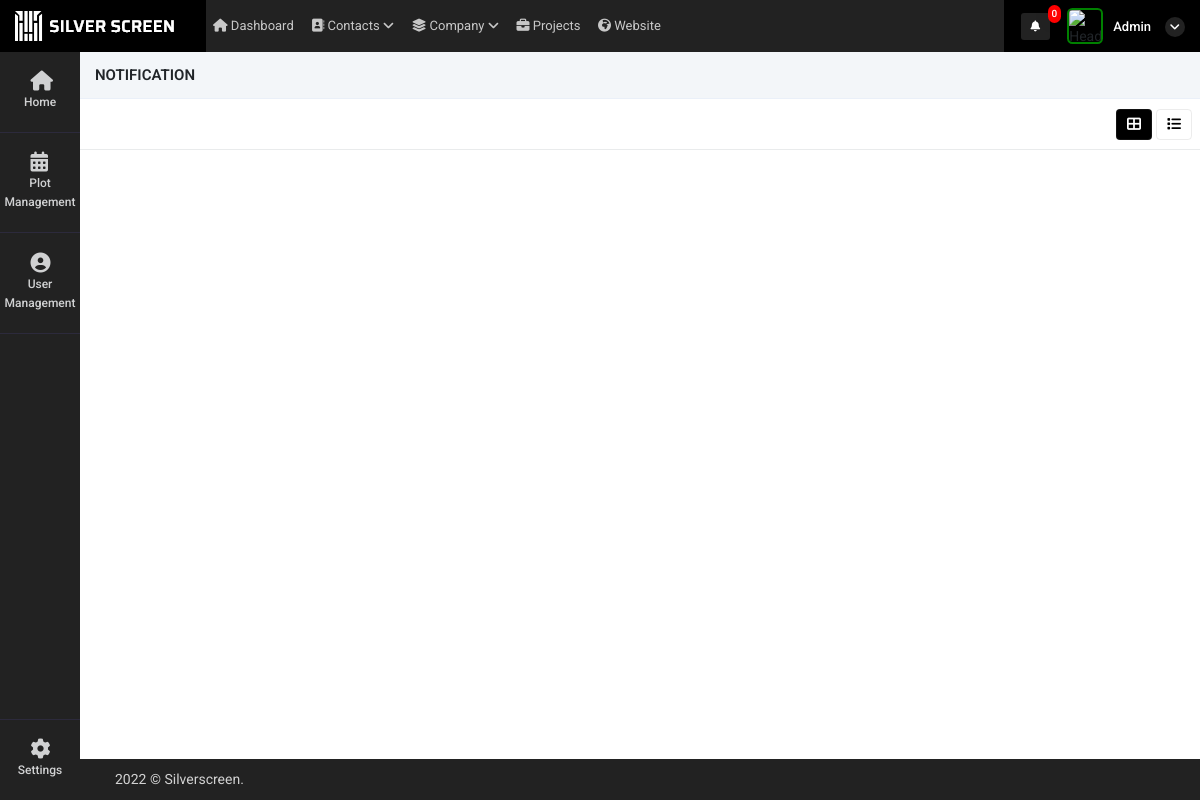
Before: /view_all_activity (signed in) with the older database file.
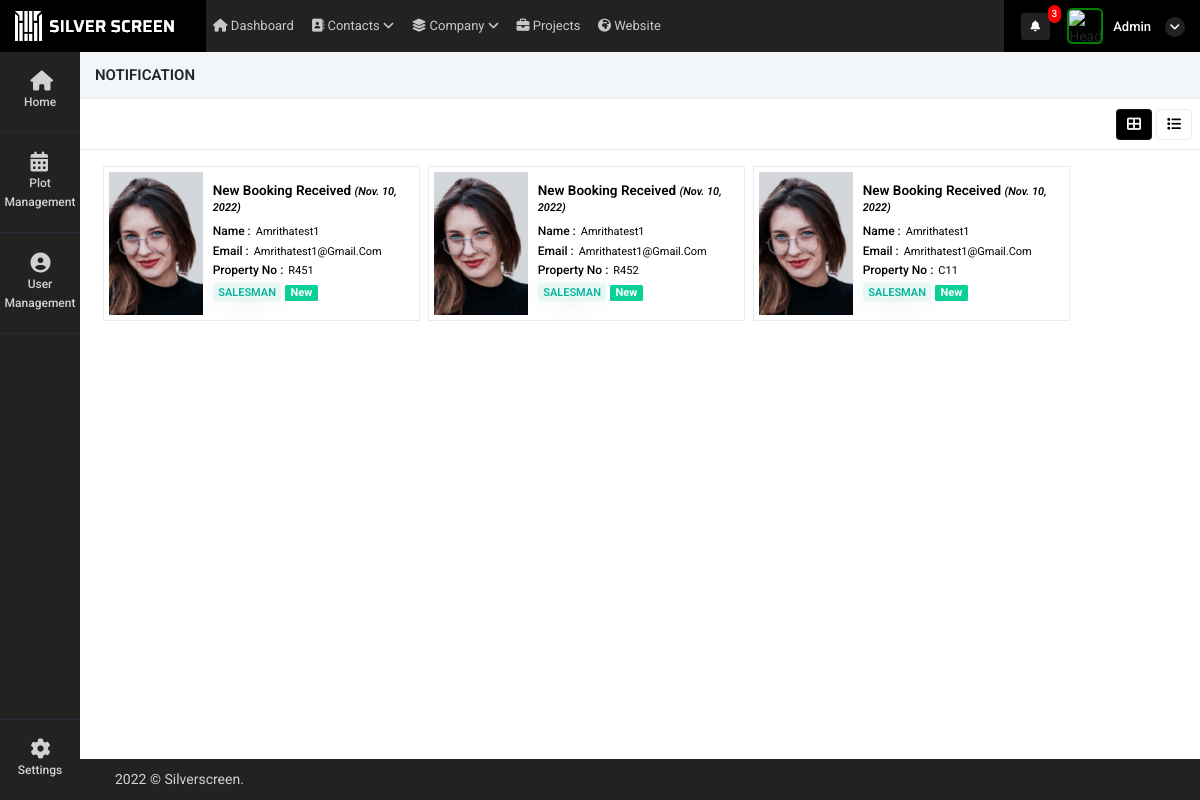
After: the same page with the newer database file.
### super_admin/models.py (models this page shows, shortened)
class common(models.Model):  # COMM0N
    dt = models.DateField(auto_now=True)
    tm = models.TimeField(auto_now=True)
    updated = models.DateTimeField(default=timezone.now)
    status = models.CharField(max_length=255, null=True)
    class Meta:
        abstract = True

class user_request_plot(common):
    customer_id = models.ForeignKey(Customer_details,on_delete=models.CASCADE,related_name="user_request_plot_customer_id", null=True)
    auth_user = models.ForeignKey(User,on_delete=models.CASCADE,related_name="user_request_plot_login_id", null=True)
    user_id = models.ForeignKey(user_Details,on_delete=models.CASCADE,related_name="user_request_plot_user_login_id", null=True)
    property_mapping_id = models.ForeignKey(intractive_map,on_delete=models.CASCADE,related_name="user_request_plot_user_login_id", null=True)
    name = models.CharField(max_length=255,null=True)
    booking_id = models.CharField(max_length=255,null=True)
    phone = models.CharField(max_length=255,null=True)
    bank = models.CharField(max_length=255,null=True)
    manager_id = models.ForeignKey(user_Details,on_delete=models.CASCADE,related_name="user_request_plot_manager_id", null=True)
    read_status = models.IntegerField(default=0)
    booking_status = models.IntegerField(null=True)
    reset_to_availale = models.IntegerField(null=True)
    available_status = models.IntegerField(default=1)

class user_Details(common):
    auth_user = models.ForeignKey(User,on_delete=models.CASCADE,related_name="auth_user_login_id", null=True)
    name = models.CharField(max_length=255,null=True)
    phone = models.CharField(max_length=255,null=True)
    email = models.EmailField(null=True)
    mobile = models.CharField(max_length=255,null=True)
    emp_id = models.CharField(max_length=255,null=True)
    address1 = models.CharField(max_length=255,null=True)
    address2 = models.CharField(max_length=255,null=True)
    city = models.CharField(max_length=255,null=True)
    state = models.CharField(max_length=255,null=True)
    country = models.CharField(max_length=255,null=True)
    zip = models.CharField(max_length=255,null=True)
    password_geration_type = models.CharField(max_length=255,choices=password_generate_option,null=True)
    user_type = models.CharField(max_length=255,choices=login_user_type,null=True)
    atatchment = models.FileField(upload_to="user_image",null=True)
    created_by = models.ForeignKey(User,on_delete=models.CASCADE,related_name="added_by_user_id", null=True)
    plot_list_view = models.CharField(max_length=255,null=True)
    price_visibility = models.IntegerField(null=True,default=1)
    property_access =  models.CharField(max_length=255,choices=property_access_option,null=True)
    manager_nav_ploat_permission = models.IntegerField(default=0)
    manager_nav_user_permission = models.IntegerField(default=0)
    manager_nav_plot_edit_permission = models.IntegerField(default=0)

class intractive_map(models.Model):
    Name = models.CharField(max_length=255, null=True)
    customer_id = models.CharField(max_length=255,null=True)
    Phoneno = models.CharField(max_length=255, null=True)
    UnitNo = models.IntegerField(null=True)
    UnitNo_primary = models.IntegerField(null=True)
    BlockNo = models.CharField(max_length=255, null=True)
    UnitArea = models.FloatField(max_length=255, null=True)
    LandArea = models.FloatField(max_length=255, null=True)
    UType = models.CharField(max_length=255, null=True)
    Price = models.FloatField(blank=True, null=True)
    Bank = models.CharField(max_length=255,null=True)
    Status = models.CharField(max_length=255,null=True)
    dt = models.DateField(auto_now_add=True)
    tm = models.TimeField(auto_now_add=True)
    current_status = models.CharField(max_length=255,null=True)
    attached_file = models.FileField(upload_to="property_image",null=True)
    currency = models.CharField(max_length=255,null=True,default="SAR")
    Price_currency = models.CharField(max_length=255,null=True)

### super_admin/views.py (the view, shortened to what this page needs)
# urls.py: path('view_all_activity',views.view_all_activity,name='view_all_activity'),
@login_required(login_url='/')
def view_all_activity(request):
    user = User.objects.get(id=request.user.id)
    st = user.is_superuser
    if st == True:
        data = user_request_plot.objects.filter(booking_status = 1).order_by("-id")
    context = {
        'data':data
    }
    return render(request,'super_admin/view_all_activity.html',context)

### super_admin/templatetags/notification.py (called while the page is built, shortened)
@register.filter(name='get_notifications')
def get_notifications(value,args):
    user_dat = User.objects.get(id=value.id)
    st = user_dat.is_superuser
    data_count = ''
    if st == True:
        data_count = user_request_plot.objects.filter(read_status=0).count()
    return data_count

@register.filter(name='get_loginUsernameImage')
def get_loginUsernameImage(value,args):
    user_dat = User.objects.get(id=value.id)
    st = user_dat.is_superuser
    image_url = ''
    if st == True:
        image_url = 'http://10.10.10.119:8000/static/adminicon.jpg'
    else:
        user_data = user_Details.objects.get(auth_user=value.id)
        if user_data.atatchment == '':
            image_url = 'http://10.10.10.119:8000/static/adminicon.jpg'
        else:
            image_url ='../media/'+str(user_data.atatchment)
    return image_url

@register.filter(name='get_user_type')
def get_user_type(value,args):
    user_dat = User.objects.get(id=value.id)
    st = user_dat.is_superuser
    if st == True:
        return False

### super_admin/templates/super_admin/view_all_activity.html (shortened to what this page needs)
{% extends "super_admin/base.html" %}
{% load static %}
{% block content %}
<div class="content">
    <div class="container-fluid px-0">
        <div class="row">
            <div class="col-12 buttns">
                <h5>Notification</h5>
            </div>
            <div class="col-md-12 contnt">
                <div class="d-flex align-items-center justify-content-between px-2">
                    <div class="col-md-4 px-0">
                    </div>
                    <div class="d-flex align-items-center">
                        <ul class="nav nav-tabs nav-ta" role="tablist">
                            <li class="nav-item mx-1">
                                <a class="nav-link kan-tab active" data-toggle="tab"
                                    href="#ho" role="tab" aria-selected="false">
                                    <i class="fas fa-th-large"></i>
                                </a>
                            </li>
                            <li class="nav-item">
                                <a class="nav-link kan-tab" data-toggle="tab"
                                    href="#pro" role="tab" aria-selected="false">
                                    <i class="fas fa-list"></i>
                                </a>
                            </li>
                        </ul>
                    </div>
                </div>
                <div class="tab-content">
                    <div class="tab-pane active" id="ho" role="tabpanel">
                        <div class='app'>
                            <main class='project1'>
                                <div class='project-tasks1 mb-1 container-fluid'>
                                    {% for i in data %}
                                    <div class='project-column mt-2'>
                                        <a style="text-decoration: none;color: black" href="booking_more_details?id={{i.id}}">
                                        <div class="customer-bx">
                                            <div class="cust-img" style="background-image: url('../media/{{i.user_id.atatchment}}');">
                                            </div>
                                            <div class="customer-content">
                                                <h5>New Booking Received <i>({{i.dt}})</i> </h5>
                                                <span class="d-flex"><h6>Name : </h6> {{i.user_id.name|title}}</span>
                                                <span class="d-flex"><h6>Email : </h6> {{i.user_id.email|title}}</span>
                                                <span class="d-flex"><h6>Property No : </h6> {{i.property_mapping_id.BlockNo}}{{i.property_mapping_id.UnitNo}}</span>
                                                <span class="badge badge-soft-success text-uppercase">{{i.user_id.user_type}}</span>
                                                {% if i.read_status == 0 %}
                                                <span class="cust-badge badge-success mb-1">New</span>
                                                {% endif %}
                                            </div>
                                        </div>
                                        </a>
                                    </div>
                                    {% endfor %}
                                </div>
                            </main>
                        </div>
                    </div>
                </div>
            </div>
        </div>
    </div>
</div>
{% endblock %}

### super_admin/templates/super_admin/base.html (shortened to what this page needs)
<!doctype html>
<html lang="en">
    {% load static %}
    {% load notification %}
<head>
    <link rel="stylesheet" href="{% static 'admin/css/morris.css' %}">
    <link href="{% static 'admin/css/bootstrap.min.css' %}" rel="stylesheet" type="text/css" />
    <link href="{% static 'admin/css/icons.css' %}" rel="stylesheet" type="text/css" />
    <link href="{% static 'admin/css/style.css' %}" rel="stylesheet" type="text/css" />
</head>
<body class="">
    <div id="wrapper">
        <div class="left side-menu">
            <div class="slimscroll-menu" id="remove-scroll">
                <div id="sidebar-menu" class="sidaber_menu">
                    <ul class="" id="side-menu">
                        <li>
                            <a class="splnav" href="{% url 'home' %}"> <i class="fa fa-home"></i>
                                <p>Home</p>
                            </a>
                        </li>
                        <li>
                            <a class="splnav" href="property_management"> <i class="fa fa-calendar"></i>
                                <p>Plot Management</p>
                            </a>
                        </li>
                        <li>
                            <a href="user_management" class="splnav"> <i class="fa fa-user-circle"></i>
                                <p>User Management</p>
                            </a>
                        </li>
                        <li class="bootm_toggle_settings_button ">
                            <a class="splnav bdr_btmnone_nav" href="profile"> <i class="fa fa-cog"></i>
                                <p>Settings</p>
                            </a>
                        </li>
                    </ul>
                </div>
            </div>
        </div>
        <div class="content-page">
            <div class="topbar">
                <div class="navbar-header">
                    <div class="d-flex">
                        <div class="binance">
                            <img src="{% static 'admin/img/silv.png' %}" alt="">
                        </div>
                    </div>
                    <ul class="navbar-nav1 bg-2 col">
                        <li class="nav-item d-none d-sm-inline-block">
                            <a href="" class="nav-link"><i class="fa fa-home"></i> Dashboard</a>
                        </li>
                        <li class="nav-item d-none d-sm-inline-block">
                            <a href="" class="nav-link"><i class="fa fa-address-book"></i> Contacts <i
                                    class="a-right fa fa-angle-down"></i></a>
                        </li>
                        <li class="nav-item d-none d-sm-inline-block">
                            <a href="" class="nav-link"><i class="fas fa-layer-group"></i> Company <i
                                    class="a-right fa fa-angle-down"></i></a>
                        </li>
                        <li class="nav-item d-none d-sm-inline-block">
                            <a href="" class="nav-link"><i class="fas fa-briefcase"></i> Projects</a>
                        </li>
                        <li class="nav-item d-none d-sm-inline-block">
                            <a href="" class="nav-link"><i class="fas fa-globe-africa"></i> Website</a>
                        </li>
                    </ul>
                    <div class="d-flex align-items-center icns">
                        <div class="dropdown topbar-head-dropdown ms-1 header-item">
                            <a href="view_all_activity">
                                <i class="fas fa-bell fs-icn">
                                    <span
                                        class="position-absolute topbar-badge fs-9 translate-middle badge rounded-pill bg-red">{{ request.user|get_notifications:"sss" }}</span></i>
                                    </a>
                        </div>
                        <div class="dropdown header-item topbar-user king button-drpdown">
                            <span class="d-flex align-items-center drpdown-toggle">
                                <img class="header-profile-user" src="{{ request.user|get_loginUsernameImage:"sss" }}" alt="Header Avatar">
                                <span class="text-start ms-xl-2">
                                    <span class="d-none d-xl-inline-block ms-1 fw-medium user-name-text">  {{request.user.username|title}}</span>
                                    <i class="pro-icn fa fa-angle-down"></i>
                                </span>
                            </span>
                        </div>
                    </div>
                </div>
            </div>
            <div class="content">
                {% block content %}
                {% endblock %}
            </div>
            <footer class="footer">
                <div class="container-fluid">
                    <div class="row">
                        <div class="col-sm-6">
                             © Silverscreen.
                        </div>
                        <div class="col-sm-6">
                        </div>
                    </div>
                </div>
            </footer>
        </div>
    </div>
</body>
</html>

Changed rows visible on the page:
added user_request_plot: user_id.atatchment (picture), dt "Nov. 10, 2022", user_id.name "Amrithatest1", user_id.email "Amrithatest1@Gmail.Com", property_mapping_id.BlockNo "R", property_mapping_id.UnitNo "451", user_id.user_type "SALESMAN", read_status "New"
added user_request_plot: user_id.atatchment (picture), dt "Nov. 10, 2022", user_id.name "Amrithatest1", user_id.email "Amrithatest1@Gmail.Com", property_mapping_id.BlockNo "R", property_mapping_id.UnitNo "452", user_id.user_type "SALESMAN", read_status "New"
added user_request_plot: user_id.atatchment (picture), dt "Nov. 10, 2022", user_id.name "Amrithatest1", user_id.email "Amrithatest1@Gmail.Com", property_mapping_id.BlockNo "C", property_mapping_id.UnitNo "11", user_id.user_type "SALESMAN", read_status "New"
Other visible differences:
{{ request.user|get_notifications:"sss" }}: "0" → "3"
